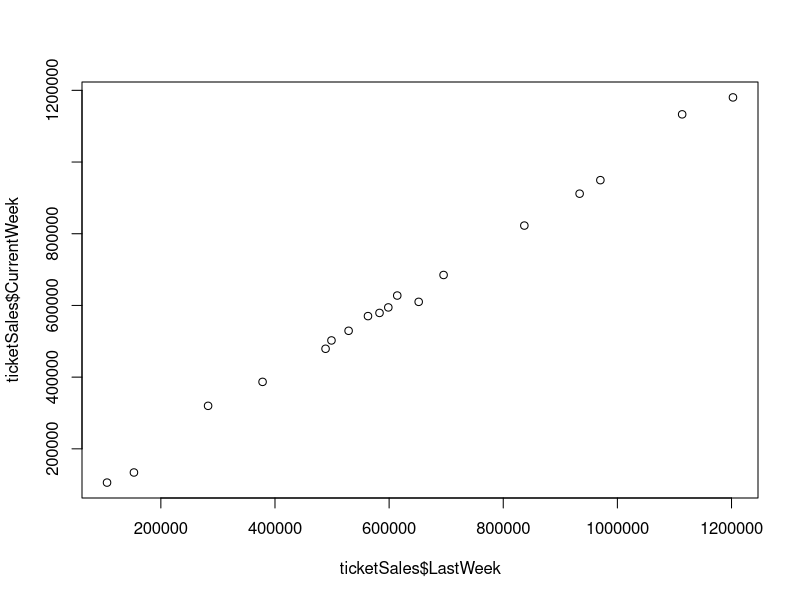
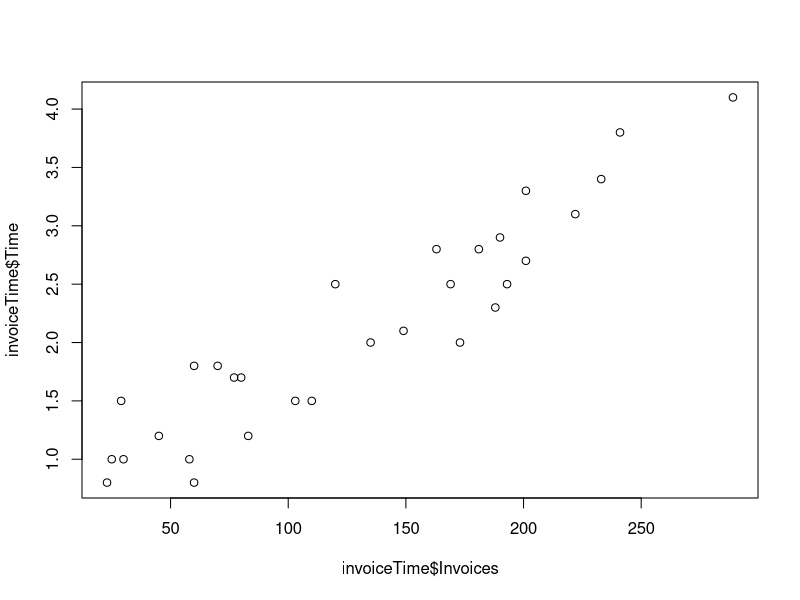

These figures' R source, in order:
## ---- chunk 1
knitr::opts_chunk$set(echo = TRUE)
## ---- chunk 2
ticketSales = read.csv("playbill.csv", header=T)
ticketSales[,]
## ---- chunk 3
plot(x = ticketSales$LastWeek, y = ticketSales$CurrentWeek)
## ---- chunk 4
mod = lm( ticketSales$CurrentWeek ~ ticketSales$LastWeek )
mod
## ---- chunk 5
summary(mod)
## ---- chunk 6
bet1_hat = 0.9821 #found using the linear model
x_col = ticketSales$LastWeek
y_col = ticketSales$CurrentWeek
x_bar = mean(x_col)
#x_bar = 622186.6
y_bar = mean(y_col)
#y_bar = 617842.8
sxx = sum((x_col-x_bar)^2)
#sxx = 1.557916 * 10^12
sxy = sum((x_col-x_bar)*(y_col-y_bar))
#sxy = 1.53 * 10^12
#sxy/sxx = 0.9821
s = 18010 #found through the summary of the linear model
t_mult = 2.120 # found using the T Table, equal to t0.25 for 16 degrees of freedom
beta1CIlower = bet1_hat - (t_mult*(s/sqrt(sxx)))
beta1CIupper = bet1_hat + (t_mult*(s/sqrt(sxx)))
## ---- chunk 7
bet0_hat = 6804.8860 #this value was found using the linear model through r in the previous section
x_col = ticketSales$LastWeek
x_bar = mean(x_col)
#x_bar = 622186.6
sxx = sum((x_col-x_bar)^2)
#sxx = 1.557916 * 10^12
s = 18010 #found through the summary of the linear model
t_mult = 2.120 # found using the T Table, equal to t0.25 for 16 degrees of freedom
n = length(x_col)
beta0test = ((bet0_hat - 10000)/(s * sqrt((1/n) + ((x_bar^2)/sxx))))
#beta0test =  -0.3217422
p_val = 2*pt(-abs(beta0test), df = n-2)
#p_val = 0.7518132
## ---- chunk 8
X = 400000 #X value for which we need to find the estimated value
Y = 6804.8860 + (0.9821 * X)
#Y = 399644.9
## ---- chunk 9
#fitted model = 
# Y = 6804.8860 + 0.9821 * X
x_curr = 400000 #the value at which we need to find the prediction interval
y_hat = 6804.8860 + (0.9821 * x_curr)
#y_hat = 399644.9.
x_col = ticketSales$LastWeek
x_bar = mean(x_col)
#x_bar = 622186.6
sxx = sum((x_col-x_bar)^2)
#sxx = 1.557916 * 10^12
s = 18010 #found through the summary of the linear model
t_mult = 2.120 # found using the T Table, equal to t0.25 for 16 degrees of freedom
n = length(x_col)
yPILower = y_hat - (t_mult * s * sqrt(1 + (1/n) + (((x_curr - x_bar)^2)/sxx) ))
yPIUpper = y_hat + (t_mult * s * sqrt(1 + (1/n) + (((x_curr - x_bar)^2)/sxx) ))
#yPILower = 359833
#yPIUpper = 439456.8
## ---- chunk 10
invoiceTime = read.table("invoices.txt", header = T)
invoiceTime[,]
## ---- chunk 11
plot(x = invoiceTime$Invoices, y = invoiceTime$Time)
## ---- chunk 12
bet0_hat = 0.6417099 #using the linear model fit from prevous section
stderror = 0.1222707
n = 30
t_mult = 2.048 #found using the T Table, equal to t0.25 for 28 degrees of freedom
beta0CIlower = bet0_hat - ( t_mult * stderror )
beta0CIupper = bet0_hat + ( t_mult * stderror )
#beta0CIlower = 0.3912
#beta0CIupper = 0.8921
## ---- chunk 13
bet0_hat = 0.6417099 #using the linear model fit from prevous section
x_col = invoiceTime$Invoices
x_bar = mean(x_col)
#x_bar = 130.0333
sxx = sum((x_col-x_bar)^2)
#sxx = 162367
n = length(x_col)
#n = 30
s = 0.3298 #found through the summary of the linear model
t_mult = 2.048 #found using the T Table, equal to t0.25 for 28 degrees of freedom
beta0CIlower = bet0_hat - ( t_mult * s * sqrt( (1/n) + ((x_bar^2)/(sxx)) ) )
beta0CIupper = bet0_hat + ( t_mult * s * sqrt( (1/n) + ((x_bar^2)/(sxx)) ) )
#beta0CIlower = 0.3912792
#beta0CIupper = 0.8921406
## ---- chunk 14
bet1_hat = 0.0112916
stderror = 0.0008184
n = 30
beta1test = ( ( bet1_hat - 0.01 )/( stderror ) )
#beta1test = 1.57807
p_val = 2*pt(-abs(beta1test), df = n-2)
#p_val = 0.1257
## ---- chunk 15
bet1_hat = 0.0112916 #found using the linear model in the previous sections
x_col = invoiceTime$Invoices
y_col = invoiceTime$Time
x_bar = mean(x_col)
#x_bar = 130.0333
y_bar = mean(y_col)
#y_bar = 2.11
sxx = sum((x_col-x_bar)^2)
#sxx = 162367
sxy = sum((x_col-x_bar)*(y_col-y_bar))
#sxy = 1833.39
#sxy/sxx = 0.0112916
n = length(x_col)
s = 0.3298 #found through the summary of the linear model
t_mult = 2.048 #found using the T Table, equal to t0.25 for 28 degrees of freedom
beta1test = ( ( bet1_hat - 0.01 )/( s/sqrt( sxx ) ) )
#beta1test = 1.57807
p_val = 2*pt(-abs(beta1test), df = n-2)
#p_val = 0.1257819
## ---- chunk 16
X = 130 #X value for which we need to find the estimated value
Y = 0.6417099 + 0.0112916 * X
#Y = 2.109618
## ---- chunk 17
#fitted model = 
# Y = 0.6417099 + 0.0112916 * X
x_curr = 130 #the value at which we need to find the prediction interval
y_hat = 0.6417099 + (0.0112916 * x_curr)
#y_hat = 2.109618
#n = length(x_col)
n = 30
s = 0.3298 #found through the summary of the linear model
t_mult = 2.048 #found using the T Table, equal to t0.25 for 28 degrees of freedom
yPILower = y_hat - (t_mult * s * sqrt(1 + (1/n) ))
yPIUpper = y_hat + (t_mult * s * sqrt(1 + (1/n) ))
#yPILower = 1.423023
#yPIUpper = 2.796213
